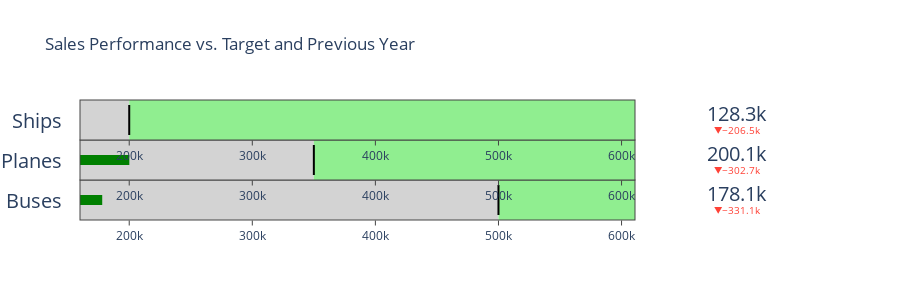

Notebook cell for this chart:
### Code cell
import plotly.graph_objects as go

# Sample Data 1 (Sales vs Target and Previous Year)
product_lines_fever_1 = ['Trucks and Buses', 'Planes', 'Ships']
current_year_sales_1 = [178057, 200074, 128278]
target_sales_1 = [500000, 350000, 200000]
previous_year_sales_1 = [509110, 502762, 334765]

fig_bullet_1 = go.Figure()

for i in range(len(product_lines_fever_1)):
    fig_bullet_1.add_trace(go.Indicator(
        mode="number+delta+gauge",
        value=current_year_sales_1[i],
        delta={"reference": previous_year_sales_1[i]},
        domain={'x': [0, 1], 'y': [i/len(product_lines_fever_1), (i+1)/len(product_lines_fever_1)]},
        title={'text': product_lines_fever_1[i]},
        gauge={
            'shape': "bullet",
            'axis': {'range': [min(previous_year_sales_1 + target_sales_1) * 0.8, max(previous_year_sales_1 + target_sales_1) * 1.2]},
            'steps': [
                {'range': [min(previous_year_sales_1 + target_sales_1) * 0.8, target_sales_1[i]], 'color': "lightgray"},
                {'range': [target_sales_1[i], max(previous_year_sales_1 + target_sales_1) * 1.2], 'color': "lightgreen"}],
            'threshold': {
                'line': {'color': "black", 'width': 2},
                'thickness': 0.75,
                'value': target_sales_1[i]}
        }
    ))

fig_bullet_1.update_layout(height=100 * len(product_lines_fever_1), title_text="Sales Performance vs. Target and Previous Year")
fig_bullet_1.show()

### Figure 1 — Plotly figure (JSON) as saved in the notebook; plotly's stock layout.template omitted (floating-point values rounded to 4 significant figures)
{"data": [{"delta": {"reference": 509110}, "domain": {"x": [0, 1], "y": [0, 0.3333]}, "gauge": {"axis": {"range": [160000, 610932]}, "shape": "bullet", "steps": [{"color": "lightgray", "range": [160000, 500000]}, {"color": "lightgreen", "range": [500000, 610932]}], "threshold": {"line": {"color": "black", "width": 2}, "thickness": 0.75, "value": 500000}}, "mode": "number+delta+gauge", "title": {"text": "Trucks and Buses"}, "type": "indicator", "value": 178057}, {"delta": {"reference": 502762}, "domain": {"x": [0, 1], "y": [0.3333, 0.6667]}, "gauge": {"axis": {"range": [160000, 610932]}, "shape": "bullet", "steps": [{"color": "lightgray", "range": [160000, 350000]}, {"color": "lightgreen", "range": [350000, 610932]}], "threshold": {"line": {"color": "black", "width": 2}, "thickness": 0.75, "value": 350000}}, "mode": "number+delta+gauge", "title": {"text": "Planes"}, "type": "indicator", "value": 200074}, {"delta": {"reference": 334765}, "domain": {"x": [0, 1], "y": [0.6667, 1]}, "gauge": {"axis": {"range": [160000, 610932]}, "shape": "bullet", "steps": [{"color": "lightgray", "range": [160000, 200000]}, {"color": "lightgreen", "range": [200000, 610932]}], "threshold": {"line": {"color": "black", "width": 2}, "thickness": 0.75, "value": 200000}}, "mode": "number+delta+gauge", "title": {"text": "Ships"}, "type": "indicator", "value": 128278}], "layout": {"height": 300, "title": {"text": "Sales Performance vs. Target and Previous Year"}}}
